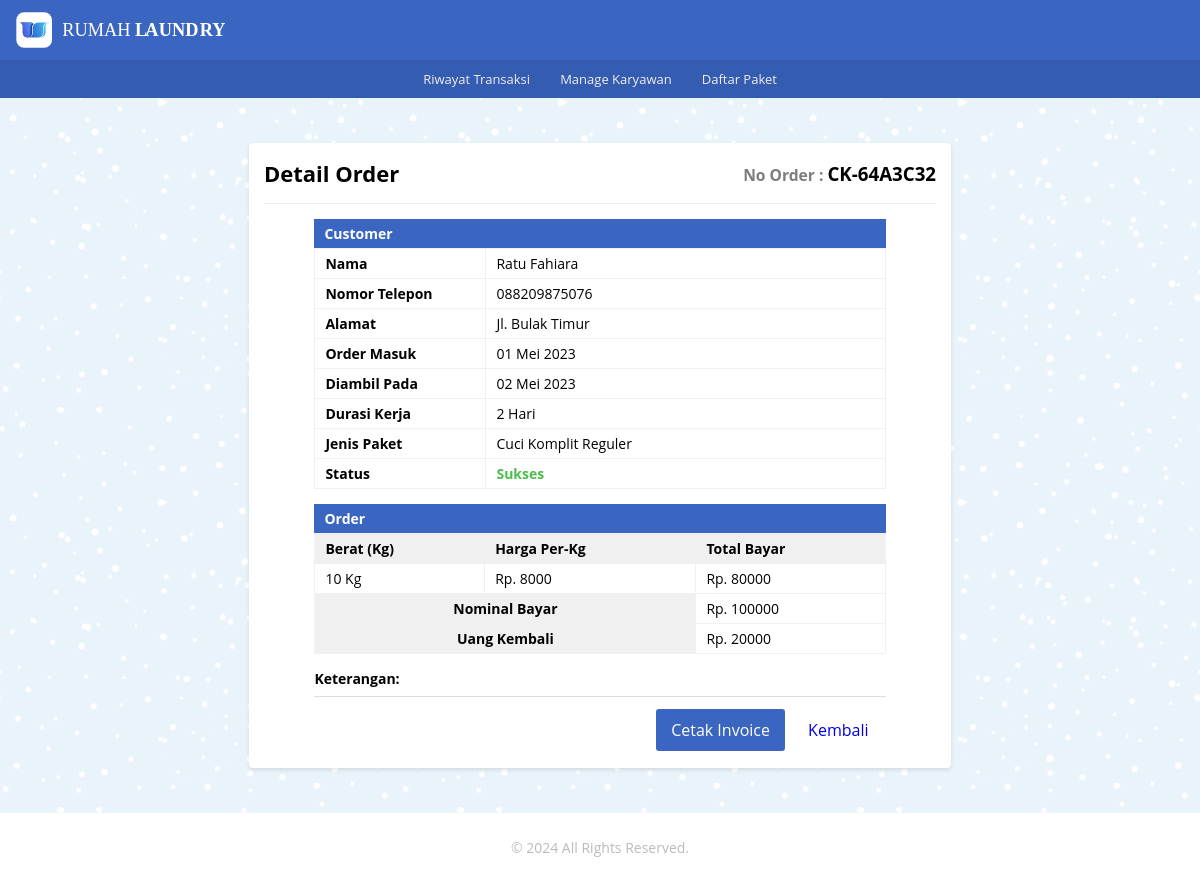
Page /riwayat_transaksi/riwayat_ck/detail_ck.php?id_ck=20 on the committed database.
### tables this page shows
CREATE TABLE `tb_riwayat_ck` (
  `id_ck` int(11) NOT NULL,
  `or_number` varchar(20) NOT NULL,
  `pelanggan` varchar(100) NOT NULL,
  `no_telp` char(15) NOT NULL,
  `alamat` text NOT NULL,
  `j_paket` varchar(50) NOT NULL,
  `wkt_kerja` varchar(20) NOT NULL,
  `berat` int(5) NOT NULL,
  `h_perkilo` int(11) NOT NULL,
  `tgl_msk` varchar(40) NOT NULL,
  `tgl_klr` varchar(40) NOT NULL,
  `total` int(11) NOT NULL,
  `nominal_byr` int(11) NOT NULL,
  `kembalian` int(11) NOT NULL,
  `status` varchar(20) NOT NULL,
  `keterangan` text NOT NULL
);

### _functions.php (called while the page is built, shortened)
<?php
$host	= 'localhost';
$user = 'root';
$pass	= '';
$db	= 'laundry_app';
$koneksi = mysqli_connect($host,$user,$pass,$db);
function query($query){
	global $koneksi;
	$result = mysqli_query($koneksi, $query);
	$rows = [];
	while ($row = mysqli_fetch_assoc($result)) {
		$rows[] = $row;
	}
	return $rows;
}
function url($url = null){
	$url_utama = "http://localhost/rumah_laundry";
	if ($url != null) {
		return $url_utama . '/' . $url;
	}else{
		return $url_utama;
	}
}

### riwayat_transaksi/riwayat_ck/detail_ck.php (the view, shortened to what this page needs)
<?php
   require_once('../../_header.php');
   $get_id = $_GET['id_ck'];
   $data = query("SELECT * FROM tb_riwayat_ck WHERE id_ck = $get_id")[0];
?>
<div id="detail_or_ck" class="main-content">
   <div class="container">
      <div class="baris">
         <div class="col mt-2">
            <div class="card-md">
               <div class="card-title card-flex">
                  <div class="card-col">
                     <h2>Detail Order</h2>
                  </div>
                  <div class="card-col txt-right">
                     <h3 class="no-order"><small>No Order : </small><?=$data['or_number']?></h3>
                  </div>
               </div>
               <div class="card-body">
                     <div class="jdl-or">
                        <h4>Customer</h4>
                     </div>
                     <table class="tb-detail_customer">
                        <tr>
                           <th>Nama</th>
                           <td><?=$data['pelanggan']?></td>
                        </tr>
                        <tr>
                           <th>Nomor Telepon</th>
                           <td><?=$data['no_telp']?></td>
                        </tr>
                        <tr>
                           <th>Alamat</th>
                           <td><?=$data['alamat']?></td>
                        </tr>
                        <tr>
                           <th>Order Masuk</th>
                           <td><?=$data['tgl_msk']?></td>
                        </tr>
                        <tr>
                           <th>Diambil Pada</th>
                           <td><?=$data['tgl_klr']?></td>
                        </tr>
                        <tr>
                           <th>Durasi Kerja</th>
                           <td><?=$data['wkt_kerja']?></td>
                        </tr>
                        <tr>
                           <th>Jenis Paket</th>
                           <td><?=$data['j_paket']?></td>
                        </tr>
                        <tr>
                           <th>Status</th>
                           <td><span class="success"><?=$data['status']?></span></td>
                        </tr>
                     </table>
                     <div class="jdl-or">
                        <h4>Order</h4>
                     </div>
                     <table class="tb-detail_order">
                        <tr>
                           <th>Berat (Kg)</th>
                           <th>Harga Per-Kg</th>
                           <th>Total Bayar</th>
                        </tr>
                        <tr>
                           <td><?=$data['berat'] . " Kg"?></td>
                           <td><?="Rp. " . $data['h_perkilo']?></td>
                           <td><?="Rp. " . $data['total']?></td>
                        </tr>
                        <tr>
                           <th colspan="2" style="text-align: center;">Nominal Bayar</th>
                           <td><?="Rp. " . $data['nominal_byr']?></td>
                        </tr>
                        <tr>
                           <th colspan="2" style="text-align: center;">Uang Kembali</th>
                           <td><?="Rp. " . $data['kembalian']?></td>
                        </tr>
                     </table>
                     <div class="details">
                        <h4 class="mb-01">Keterangan:</h4>
                     </div>
                     <div class="form-footer_detail">
                        <div class="buttons">
                           <a class="btn-sm bg-primary" href="<?=url('riwayat_transaksi/riwayat_ck/cetak_info.php')?>?id_ck=<?=$data['id_ck']?>">Cetak Invoice</a>
                           <a class="btn-sm bg-transparent" href="<?=url('riwayat_transaksi/riwayat.php')?>">Kembali</a>
                        </div>
                     </div>
               </div>
            </div>
         </div>
      </div>
   </div>
</div>
<?php require_once('../../_footer.php') ?>

### _assets/css/style.css (style rules this page uses)
* { margin: 0; padding: 0; box-sizing: border-box; }
html,body { width: 100%; max-width: 100%; position: relative; font-family: 'Open sans', sans-serif; display: flex; flex-direction: column; background-image: url(../img/blue-snow.png); overflow-x: hidden; }
.txt-right { text-align: right; }
.mt-2 { margin-top: 30px }
.mb-01 { margin-bottom: 8px }
.success { font-weight: bold; color:#4dbd4d; }
h2 { font-size: 22px; }
.main-content { display: flex; flex-direction: column; }
.container { display: flex; flex-direction: column; width: 1080px; max-width: 100%; margin: auto; padding: 0 15px; min-height: 20px; }
.baris { position: relative; margin: 0 -15px; display: flex; flex-direction: row; flex-wrap: wrap; }
.bg-primary { border: 2px solid #3a66c1; color: #ffffff; background-color: #3a66c1; }
.bg-transparent { background-color: transparent; border: 2px solid #dddddd; }
.col { flex: 1; }
.no-order small { color: #7d7d7d; }
.card-md { background-color: #fff; width: 65%; margin: 15px auto; padding: 15px; border-radius: 4px; box-shadow: 0 2px 4px rgba(0,0,0,0.10); }
.card-body { position: relative; }
.card-title { padding-bottom: 15px; margin-bottom: 15px; border-bottom: 1px solid #eeeeee; }
.card-flex { display: flex; flex-direction: row; align-items: center; justify-content: space-between; }
.card-col { flex: 1; }
.card-md .card-body table.tb-detail_customer, .card-md .card-body table.tb-detail_order { width: 85%; position: relative; margin: 0 auto; border-collapse: collapse; text-align: left; }
.card-md .card-body .jdl-or { width: 85%; font-size: 14px; padding: 5px 10px; margin: 0 auto; color: #fff; background-color: #3a66c1; }
.card-md .card-body .details { width: 85%; margin: 15px auto 0; font-size: 14px; }
table.tb-detail_customer tr th { width: 30%; }
table.tb-detail_customer tr td { width: 70%; }
table.tb-detail_customer tr th, table.tb-detail_customer tr td, table.tb-detail_order tr th, table.tb-detail_order tr td { vertical-align: top; padding: 5px 10px; font-size: 14px; border: 1px solid #f0f0f0; }
table.tb-detail_order tr th { background-color: #f0f0f0; }
table.tb-detail_order tr th, table.tb-detail_order tr td { text-align: left; }
.form-footer .buttons, .form-footer_detail .buttons { text-align: right; width: 50%; margin-left: auto; }
.form-footer_detail { width: 85%; margin: 8px auto 0; border-top: 1px solid #dddddd; padding-top: 10px; display: flex; }
.btn-sm { display: inline-block; text-decoration: none; padding: 10px 15px; margin: 2px; border-radius: 3px; cursor: pointer; border: 0; }

### rows in the picture
tb_riwayat_ck: or_number "CK-64A3C32", pelanggan "Ratu Fahiara", no_telp "088209875076", alamat "Jl. Bulak Timur", tgl_msk "01 Mei 2023", tgl_klr "02 Mei 2023", wkt_kerja "2 Hari", j_paket "Cuci Komplit Reguler", status "Sukses", berat "10", h_perkilo "8000", total "80000", nominal_byr "100000", kembalian "20000"
